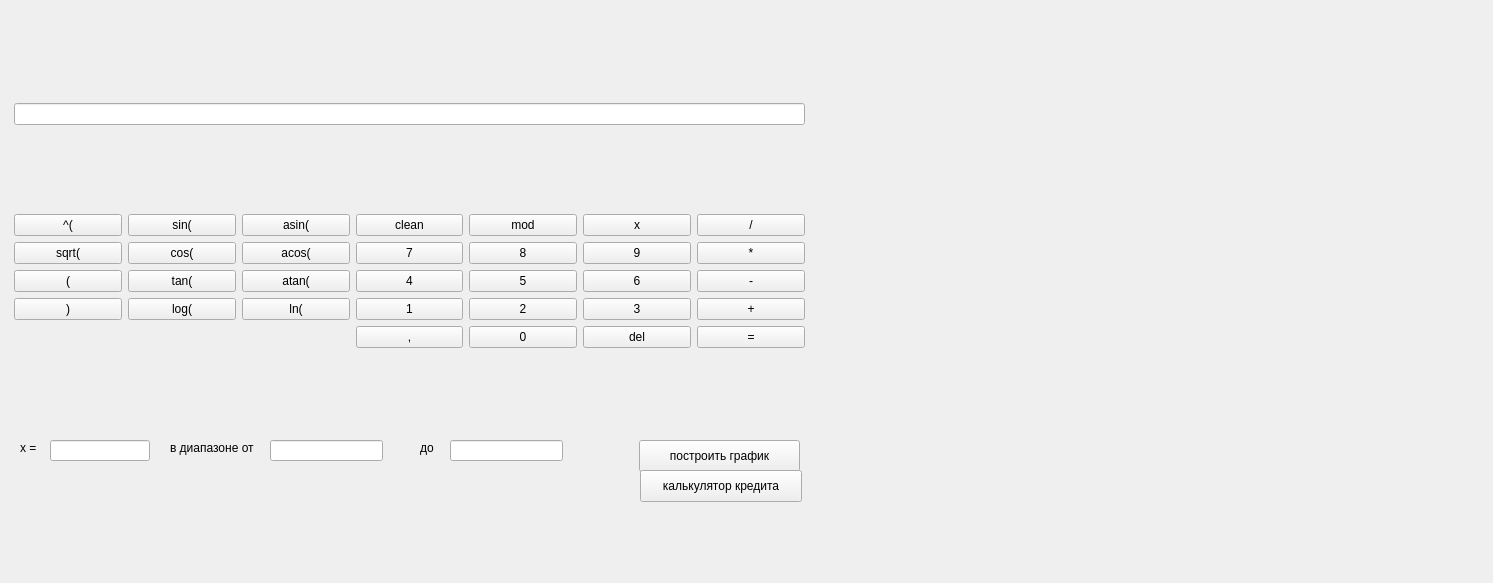
<?xml version="1.0" encoding="UTF-8"?>
<ui version="4.0">
 <class>MainWindow</class>
 <widget class="QMainWindow" name="MainWindow">
  <property name="geometry">
   <rect>
    <x>0</x>
    <y>0</y>
    <width>1493</width>
    <height>583</height>
   </rect>
  </property>
  <property name="minimumSize">
   <size>
    <width>0</width>
    <height>0</height>
   </size>
  </property>
  <property name="maximumSize">
   <size>
    <width>99999</width>
    <height>99999</height>
   </size>
  </property>
  <property name="windowTitle">
   <string>MainWindow</string>
  </property>
  <widget class="QWidget" name="centralwidget">
   <widget class="QWidget" name="verticalLayoutWidget">
    <property name="geometry">
     <rect>
      <x>14</x>
      <y>20</y>
      <width>791</width>
      <height>411</height>
     </rect>
    </property>
    <layout class="QVBoxLayout" name="verticalLayout">
     <item>
      <widget class="QLineEdit" name="lineEdit">
       <property name="readOnly">
        <bool>true</bool>
       </property>
      </widget>
     </item>
     <item>
      <layout class="QGridLayout" name="gridLayout">
       <item row="2" column="0">
        <widget class="QPushButton" name="but_6">
         <property name="text">
          <string>(</string>
         </property>
         <property name="shortcut">
          <string>(</string>
         </property>
         <attribute name="buttonGroup">
          <string notr="true">all_btns</string>
         </attribute>
        </widget>
       </item>
       <item row="1" column="4">
        <widget class="QPushButton" name="pushButton_3">
         <property name="text">
          <string>8</string>
         </property>
         <property name="shortcut">
          <string>8</string>
         </property>
         <attribute name="buttonGroup">
          <string notr="true">all_btns</string>
         </attribute>
        </widget>
       </item>
       <item row="0" column="2">
        <widget class="QPushButton" name="but_19">
         <property name="text">
          <string>asin(</string>
         </property>
         <property name="shortcut">
          <string>Shift+S</string>
         </property>
         <attribute name="buttonGroup">
          <string notr="true">all_btns</string>
         </attribute>
        </widget>
       </item>
       <item row="0" column="0">
        <widget class="QPushButton" name="but_11">
         <property name="text">
          <string>^(</string>
         </property>
         <property name="shortcut">
          <string>^</string>
         </property>
         <attribute name="buttonGroup">
          <string notr="true">all_btns</string>
         </attribute>
        </widget>
       </item>
       <item row="0" column="4">
        <widget class="QPushButton" name="pushButton_6">
         <property name="text">
          <string>mod</string>
         </property>
         <property name="shortcut">
          <string>M</string>
         </property>
         <attribute name="buttonGroup">
          <string notr="true">all_btns</string>
         </attribute>
        </widget>
       </item>
       <item row="4" column="5">
        <widget class="QPushButton" name="but_13">
         <property name="text">
          <string>del</string>
         </property>
         <property name="shortcut">
          <string>Backspace</string>
         </property>
         <attribute name="buttonGroup">
          <string notr="true">all_btns</string>
         </attribute>
        </widget>
       </item>
       <item row="3" column="3">
        <widget class="QPushButton" name="but_1">
         <property name="text">
          <string>1</string>
         </property>
         <property name="shortcut">
          <string>1</string>
         </property>
         <attribute name="buttonGroup">
          <string notr="true">all_btns</string>
         </attribute>
        </widget>
       </item>
       <item row="3" column="6">
        <widget class="QPushButton" name="but_9">
         <property name="text">
          <string>+</string>
         </property>
         <property name="shortcut">
          <string>+</string>
         </property>
         <attribute name="buttonGroup">
          <string notr="true">all_btns</string>
         </attribute>
        </widget>
       </item>
       <item row="3" column="1">
        <widget class="QPushButton" name="but_15">
         <property name="text">
          <string>log(</string>
         </property>
         <property name="shortcut">
          <string>L</string>
         </property>
         <attribute name="buttonGroup">
          <string notr="true">all_btns</string>
         </attribute>
        </widget>
       </item>
       <item row="4" column="6">
        <widget class="QPushButton" name="pushButton_8">
         <property name="text">
          <string>=</string>
         </property>
         <property name="shortcut">
          <string>=</string>
         </property>
         <attribute name="buttonGroup">
          <string notr="true">all_btns</string>
         </attribute>
        </widget>
       </item>
       <item row="1" column="2">
        <widget class="QPushButton" name="but_20">
         <property name="text">
          <string>acos(</string>
         </property>
         <property name="shortcut">
          <string>Shift+C</string>
         </property>
         <attribute name="buttonGroup">
          <string notr="true">all_btns</string>
         </attribute>
        </widget>
       </item>
       <item row="2" column="1">
        <widget class="QPushButton" name="but_4">
         <property name="text">
          <string>tan(</string>
         </property>
         <property name="shortcut">
          <string>T</string>
         </property>
         <attribute name="buttonGroup">
          <string notr="true">all_btns</string>
         </attribute>
        </widget>
       </item>
       <item row="0" column="5">
        <widget class="QPushButton" name="pushButton_7">
         <property name="text">
          <string>x</string>
         </property>
         <property name="shortcut">
          <string>X</string>
         </property>
         <attribute name="buttonGroup">
          <string notr="true">all_btns</string>
         </attribute>
        </widget>
       </item>
       <item row="2" column="2">
        <widget class="QPushButton" name="but_18">
         <property name="text">
          <string>atan(</string>
         </property>
         <property name="shortcut">
          <string>Shift+T</string>
         </property>
         <attribute name="buttonGroup">
          <string notr="true">all_btns</string>
         </attribute>
        </widget>
       </item>
       <item row="0" column="3">
        <widget class="QPushButton" name="but_14">
         <property name="text">
          <string>clean</string>
         </property>
         <property name="shortcut">
          <string>Shift+Backspace</string>
         </property>
         <attribute name="buttonGroup">
          <string notr="true">all_btns</string>
         </attribute>
        </widget>
       </item>
       <item row="1" column="3">
        <widget class="QPushButton" name="pushButton">
         <property name="text">
          <string>7</string>
         </property>
         <property name="shortcut">
          <string>7</string>
         </property>
         <attribute name="buttonGroup">
          <string notr="true">all_btns</string>
         </attribute>
        </widget>
       </item>
       <item row="2" column="6">
        <widget class="QPushButton" name="but_3">
         <property name="text">
          <string>-</string>
         </property>
         <property name="shortcut">
          <string>-</string>
         </property>
         <attribute name="buttonGroup">
          <string notr="true">all_btns</string>
         </attribute>
        </widget>
       </item>
       <item row="1" column="5">
        <widget class="QPushButton" name="pushButton_12">
         <property name="text">
          <string>9</string>
         </property>
         <property name="shortcut">
          <string>9</string>
         </property>
         <attribute name="buttonGroup">
          <string notr="true">all_btns</string>
         </attribute>
        </widget>
       </item>
       <item row="3" column="4">
        <widget class="QPushButton" name="pushButton_10">
         <property name="text">
          <string>2</string>
         </property>
         <property name="shortcut">
          <string>2</string>
         </property>
         <attribute name="buttonGroup">
          <string notr="true">all_btns</string>
         </attribute>
        </widget>
       </item>
       <item row="3" column="0">
        <widget class="QPushButton" name="but_8">
         <property name="text">
          <string>)</string>
         </property>
         <property name="shortcut">
          <string>)</string>
         </property>
         <attribute name="buttonGroup">
          <string notr="true">all_btns</string>
         </attribute>
        </widget>
       </item>
       <item row="0" column="6">
        <widget class="QPushButton" name="but_10">
         <property name="text">
          <string>/</string>
         </property>
         <property name="shortcut">
          <string>/</string>
         </property>
         <attribute name="buttonGroup">
          <string notr="true">all_btns</string>
         </attribute>
        </widget>
       </item>
       <item row="1" column="1">
        <widget class="QPushButton" name="but_5">
         <property name="text">
          <string>cos(</string>
         </property>
         <property name="shortcut">
          <string>C</string>
         </property>
         <attribute name="buttonGroup">
          <string notr="true">all_btns</string>
         </attribute>
        </widget>
       </item>
       <item row="0" column="1">
        <widget class="QPushButton" name="but_2">
         <property name="text">
          <string>sin(</string>
         </property>
         <property name="shortcut">
          <string>S</string>
         </property>
         <attribute name="buttonGroup">
          <string notr="true">all_btns</string>
         </attribute>
        </widget>
       </item>
       <item row="2" column="3">
        <widget class="QPushButton" name="pushButton_5">
         <property name="text">
          <string>4</string>
         </property>
         <property name="shortcut">
          <string>4</string>
         </property>
         <attribute name="buttonGroup">
          <string notr="true">all_btns</string>
         </attribute>
        </widget>
       </item>
       <item row="1" column="6">
        <widget class="QPushButton" name="but_7">
         <property name="text">
          <string>*</string>
         </property>
         <property name="shortcut">
          <string>*</string>
         </property>
         <attribute name="buttonGroup">
          <string notr="true">all_btns</string>
         </attribute>
        </widget>
       </item>
       <item row="2" column="4">
        <widget class="QPushButton" name="pushButton_4">
         <property name="text">
          <string>5</string>
         </property>
         <property name="shortcut">
          <string>5</string>
         </property>
         <attribute name="buttonGroup">
          <string notr="true">all_btns</string>
         </attribute>
        </widget>
       </item>
       <item row="4" column="4">
        <widget class="QPushButton" name="but_0">
         <property name="text">
          <string>0</string>
         </property>
         <property name="shortcut">
          <string>0</string>
         </property>
         <attribute name="buttonGroup">
          <string notr="true">all_btns</string>
         </attribute>
        </widget>
       </item>
       <item row="3" column="2">
        <widget class="QPushButton" name="but_16">
         <property name="text">
          <string>ln(</string>
         </property>
         <property name="shortcut">
          <string>L</string>
         </property>
         <attribute name="buttonGroup">
          <string notr="true">all_btns</string>
         </attribute>
        </widget>
       </item>
       <item row="2" column="5">
        <widget class="QPushButton" name="pushButton_2">
         <property name="text">
          <string>6</string>
         </property>
         <property name="shortcut">
          <string>6</string>
         </property>
         <attribute name="buttonGroup">
          <string notr="true">all_btns</string>
         </attribute>
        </widget>
       </item>
       <item row="3" column="5">
        <widget class="QPushButton" name="pushButton_9">
         <property name="text">
          <string>3</string>
         </property>
         <property name="shortcut">
          <string>3</string>
         </property>
         <attribute name="buttonGroup">
          <string notr="true">all_btns</string>
         </attribute>
        </widget>
       </item>
       <item row="1" column="0">
        <widget class="QPushButton" name="but_17">
         <property name="text">
          <string>sqrt(</string>
         </property>
         <property name="shortcut">
          <string>Q</string>
         </property>
         <attribute name="buttonGroup">
          <string notr="true">all_btns</string>
         </attribute>
        </widget>
       </item>
       <item row="4" column="3">
        <widget class="QPushButton" name="pushButton_11">
         <property name="text">
          <string>,</string>
         </property>
         <property name="shortcut">
          <string>,</string>
         </property>
         <attribute name="buttonGroup">
          <string notr="true">all_btns</string>
         </attribute>
        </widget>
       </item>
      </layout>
     </item>
    </layout>
   </widget>
   <widget class="QLabel" name="label">
    <property name="geometry">
     <rect>
      <x>20</x>
      <y>440</y>
      <width>58</width>
      <height>16</height>
     </rect>
    </property>
    <property name="text">
     <string>x = </string>
    </property>
   </widget>
   <widget class="QLineEdit" name="xValue">
    <property name="geometry">
     <rect>
      <x>50</x>
      <y>440</y>
      <width>100</width>
      <height>21</height>
     </rect>
    </property>
    <property name="maximumSize">
     <size>
      <width>100</width>
      <height>16777215</height>
     </size>
    </property>
    <property name="inputMask">
     <string/>
    </property>
    <property name="text">
     <string/>
    </property>
    <property name="readOnly">
     <bool>false</bool>
    </property>
   </widget>
   <widget class="QPushButton" name="pushButton_13">
    <property name="geometry">
     <rect>
      <x>639</x>
      <y>440</y>
      <width>161</width>
      <height>32</height>
     </rect>
    </property>
    <property name="text">
     <string>построить график</string>
    </property>
   </widget>
   <widget class="QCustomPlot" name="widget" native="true">
    <property name="geometry">
     <rect>
      <x>859</x>
      <y>30</y>
      <width>601</width>
      <height>391</height>
     </rect>
    </property>
   </widget>
   <widget class="QLineEdit" name="start">
    <property name="geometry">
     <rect>
      <x>270</x>
      <y>440</y>
      <width>113</width>
      <height>21</height>
     </rect>
    </property>
   </widget>
   <widget class="QLineEdit" name="end">
    <property name="geometry">
     <rect>
      <x>450</x>
      <y>440</y>
      <width>113</width>
      <height>21</height>
     </rect>
    </property>
   </widget>
   <widget class="QLabel" name="sta">
    <property name="geometry">
     <rect>
      <x>170</x>
      <y>440</y>
      <width>101</width>
      <height>16</height>
     </rect>
    </property>
    <property name="text">
     <string>в диапазоне от </string>
    </property>
   </widget>
   <widget class="QLabel" name="label_2">
    <property name="geometry">
     <rect>
      <x>420</x>
      <y>440</y>
      <width>58</width>
      <height>16</height>
     </rect>
    </property>
    <property name="text">
     <string>до </string>
    </property>
   </widget>
   <widget class="QPushButton" name="pushButton_14">
    <property name="geometry">
     <rect>
      <x>640</x>
      <y>470</y>
      <width>162</width>
      <height>32</height>
     </rect>
    </property>
    <property name="text">
     <string>калькулятор кредита</string>
    </property>
   </widget>
  </widget>
 </widget>
 <customwidgets>
  <customwidget>
   <class>QCustomPlot</class>
   <extends>QWidget</extends>
   <header>qcustomplot.h</header>
   <container>1</container>
  </customwidget>
 </customwidgets>
 <resources/>
 <connections/>
 <buttongroups>
  <buttongroup name="all_btns"/>
 </buttongroups>
</ui>
